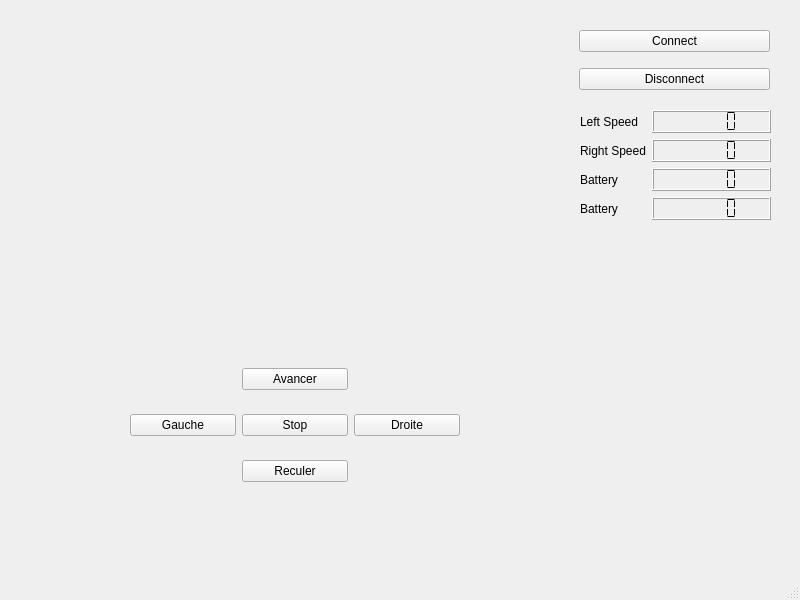
<?xml version="1.0" encoding="UTF-8"?>
<ui version="4.0">
 <class>MainWindow</class>
 <widget class="QMainWindow" name="MainWindow">
  <property name="geometry">
   <rect>
    <x>0</x>
    <y>0</y>
    <width>800</width>
    <height>600</height>
   </rect>
  </property>
  <property name="sizePolicy">
   <sizepolicy hsizetype="Fixed" vsizetype="Fixed">
    <horstretch>0</horstretch>
    <verstretch>0</verstretch>
   </sizepolicy>
  </property>
  <property name="minimumSize">
   <size>
    <width>800</width>
    <height>600</height>
   </size>
  </property>
  <property name="maximumSize">
   <size>
    <width>800</width>
    <height>600</height>
   </size>
  </property>
  <property name="windowTitle">
   <string>MainWindow</string>
  </property>
  <widget class="QWidget" name="centralwidget">
   <widget class="QWidget" name="gridLayoutWidget">
    <property name="geometry">
     <rect>
      <x>130</x>
      <y>350</y>
      <width>330</width>
      <height>151</height>
     </rect>
    </property>
    <layout class="QGridLayout" name="gridLayout">
     <item row="3" column="2">
      <widget class="QPushButton" name="move_backward_button">
       <property name="text">
        <string>Reculer</string>
       </property>
       <property name="shortcut">
        <string>S</string>
       </property>
      </widget>
     </item>
     <item row="1" column="2">
      <widget class="QPushButton" name="move_forward_button">
       <property name="text">
        <string>Avancer</string>
       </property>
       <property name="shortcut">
        <string>Z</string>
       </property>
       <property name="checkable">
        <bool>false</bool>
       </property>
       <property name="autoDefault">
        <bool>false</bool>
       </property>
       <property name="default">
        <bool>false</bool>
       </property>
       <property name="flat">
        <bool>false</bool>
       </property>
      </widget>
     </item>
     <item row="2" column="3">
      <widget class="QPushButton" name="turn_right_button">
       <property name="text">
        <string>Droite</string>
       </property>
       <property name="shortcut">
        <string>D</string>
       </property>
      </widget>
     </item>
     <item row="2" column="1">
      <widget class="QPushButton" name="turn_left_button">
       <property name="text">
        <string>Gauche</string>
       </property>
       <property name="shortcut">
        <string>Q</string>
       </property>
      </widget>
     </item>
     <item row="2" column="2">
      <widget class="QPushButton" name="stop_button">
       <property name="text">
        <string>Stop</string>
       </property>
      </widget>
     </item>
    </layout>
   </widget>
   <widget class="QWidget" name="verticalLayoutWidget">
    <property name="geometry">
     <rect>
      <x>579</x>
      <y>20</y>
      <width>191</width>
      <height>80</height>
     </rect>
    </property>
    <layout class="QVBoxLayout" name="verticalLayout">
     <item>
      <widget class="QPushButton" name="connect_button">
       <property name="text">
        <string>Connect</string>
       </property>
      </widget>
     </item>
     <item>
      <widget class="QPushButton" name="disconnect_button">
       <property name="text">
        <string>Disconnect</string>
       </property>
      </widget>
     </item>
    </layout>
   </widget>
   <widget class="QWidget" name="formLayoutWidget">
    <property name="geometry">
     <rect>
      <x>580</x>
      <y>110</y>
      <width>191</width>
      <height>134</height>
     </rect>
    </property>
    <layout class="QFormLayout" name="formLayout">
     <item row="0" column="1">
      <widget class="QLCDNumber" name="leftSpeed">
       <property name="font">
        <font>
         <pointsize>20</pointsize>
         <bold>true</bold>
        </font>
       </property>
       <property name="segmentStyle">
        <enum>QLCDNumber::Flat</enum>
       </property>
      </widget>
     </item>
     <item row="0" column="0">
      <widget class="QLabel" name="label">
       <property name="text">
        <string>Left Speed</string>
       </property>
      </widget>
     </item>
     <item row="1" column="1">
      <widget class="QLCDNumber" name="rightSpeed">
       <property name="segmentStyle">
        <enum>QLCDNumber::Flat</enum>
       </property>
      </widget>
     </item>
     <item row="1" column="0">
      <widget class="QLabel" name="label_2">
       <property name="text">
        <string>Right Speed</string>
       </property>
      </widget>
     </item>
     <item row="2" column="1">
      <widget class="QLCDNumber" name="battery">
       <property name="segmentStyle">
        <enum>QLCDNumber::Flat</enum>
       </property>
      </widget>
     </item>
     <item row="2" column="0">
      <widget class="QLabel" name="label_3">
       <property name="text">
        <string>Battery</string>
       </property>
      </widget>
     </item>
     <item row="3" column="0">
      <widget class="QLabel" name="label_4">
       <property name="text">
        <string>Battery</string>
       </property>
      </widget>
     </item>
     <item row="3" column="1">
      <widget class="QLCDNumber" name="speed_4">
       <property name="segmentStyle">
        <enum>QLCDNumber::Flat</enum>
       </property>
      </widget>
     </item>
    </layout>
   </widget>
   <widget class="QWidget" name="verticalLayoutWidget_2">
    <property name="geometry">
     <rect>
      <x>110</x>
      <y>50</y>
      <width>160</width>
      <height>80</height>
     </rect>
    </property>
    <layout class="QVBoxLayout" name="videoLayout"/>
   </widget>
  </widget>
  <widget class="QMenuBar" name="menubar">
   <property name="geometry">
    <rect>
     <x>0</x>
     <y>0</y>
     <width>800</width>
     <height>37</height>
    </rect>
   </property>
  </widget>
  <widget class="QStatusBar" name="statusbar"/>
 </widget>
 <resources/>
 <connections/>
</ui>
